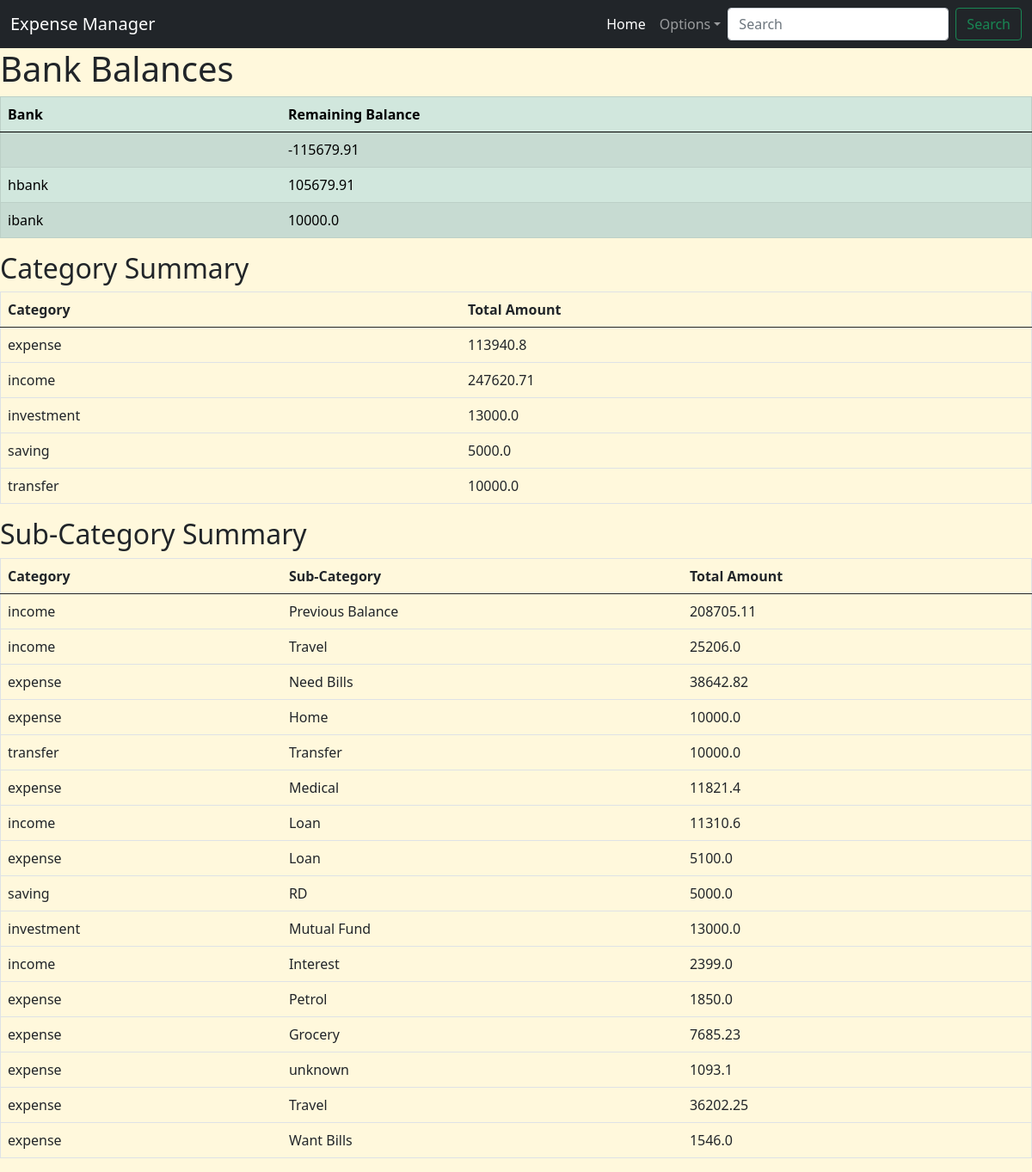
Page /summary on the committed database.
### app.py (models this page shows)
class IncomeExpenseManager(db.Model):
    id = db.Column(db.Integer, primary_key=True)
    date = db.Column(db.Date, nullable=False)
    from_bank = db.Column(db.String(10), nullable=False)
    to_bank = db.Column(db.String(10), nullable=True)
    category = db.Column(db.String(20), nullable=False)
    sub_category = db.Column(db.String(50), nullable=False)
    description = db.Column(db.String(100), nullable=False)
    amount = db.Column(db.Float, nullable=False)

### app.py (the view)
@app.route('/summary')
def category_summary():
    category_summary = db.session.query(IncomeExpenseManager.category, db.func.sum(IncomeExpenseManager.amount).label('total_amount')).group_by(IncomeExpenseManager.category).all()
    sub_category_summary = db.session.query(IncomeExpenseManager.category, IncomeExpenseManager.sub_category, db.func.sum(IncomeExpenseManager.amount).label('total_amount')).group_by(IncomeExpenseManager.category, IncomeExpenseManager.sub_category).order_by(IncomeExpenseManager.amount.label('total_amount').desc()).all()
    from_bank_summary = db.session.query(IncomeExpenseManager.from_bank, db.func.sum(-IncomeExpenseManager.amount).label('balance')).group_by(IncomeExpenseManager.from_bank).all()
    to_bank_summary = db.session.query(IncomeExpenseManager.to_bank, db.func.sum(IncomeExpenseManager.amount).label('balance')).filter(IncomeExpenseManager.to_bank.isnot(None)).group_by(IncomeExpenseManager.to_bank).all()
    bank_balances = {}
    for bank, balance in from_bank_summary:
        bank_balances[bank] = bank_balances.get(bank, 0) + balance
    for bank, balance in to_bank_summary:
        bank_balances[bank] = bank_balances.get(bank, 0) + balance
    return render_template('category_summary.html', category_summary=category_summary, sub_category_summary=sub_category_summary, bank_balances=bank_balances)

### templates/category_summary.html
{% extends 'base.html' %}
{% block content %}
<h1>Bank Balances</h1>
<table class="table table-success table-striped", border="1">
    <thead>
        <tr>
            <th>Bank</th>
            <th>Remaining Balance</th>
        </tr>
    </thead>
    <tbody>
        {% for bank, balance in bank_balances.items() %}
        <tr>
            <td>{{ bank }}</td>
            <td>{{ balance }}</td>
        </tr>
        {% endfor %}
    </tbody>
</table>
<h2>Category Summary</h2>
<table class="table", border="1">
    <thead>
        <tr>
            <th>Category</th>
            <th>Total Amount</th>
        </tr>
    </thead>
    <tbody>
        {% for category, total_amount in category_summary %}
        <tr>
            <td>{{ category }}</td>
            <td>{{ total_amount | round(2) }}</td>
        </tr>
        {% endfor %}
    </tbody>
</table>
<h2>Sub-Category Summary</h2>
<table class="table", border="1">
    <thead>
        <tr>
            <th>Category</th>
            <th>Sub-Category</th>
            <th>Total Amount</th>
        </tr>
    </thead>
    <tbody>
        {% for category, sub_category, total_amount in sub_category_summary %}
        <tr>
            <td>{{ category }}</td>
            <td>{{ sub_category }}</td>
            <td>{{ total_amount | round(2) }}</td>
        </tr>
        {% endfor %}
    </tbody>
</table>
{% endblock %}

### templates/base.html (shortened to what this page needs)
<!DOCTYPE html>
<html lang="en">
<head>
    <link href="https://cdn.jsdelivr.net/npm/bootstrap@5.0.2/dist/css/bootstrap.min.css" rel="stylesheet">
  </head>
<body>
    <header>
        <nav class="navbar navbar-expand-lg navbar-dark bg-dark">
            <div class="container-fluid">
              <a class="navbar-brand" href="{{url_for('index')}}">Expense Manager</a>
              <div class="collapse navbar-collapse" id="navbarSupportedContent">
                <ul class="navbar-nav ms-auto mb-2 mb-lg-0">
                  <li class="nav-item">
                    <a class="nav-link active" aria-current="page" href="{{url_for('index')}}">Home</a>
                  </li>
                  <li class="nav-item dropdown">
                    <a class="nav-link dropdown-toggle" href="#" role="button" data-bs-toggle="dropdown" aria-expanded="false">Options</a>
                  </li>
                </ul>
                <form class="d-flex" role="search">
                  <input class="form-control me-2" type="search" placeholder="Search" aria-label="Search">
                  <button class="btn btn-outline-success" type="submit">Search</button>
                </form>
              </div>
            </div>
          </nav>
    </header>
    <main>
        {% block content %} {% endblock %}
    </main>
</body>
</html>

### templates/base.html (style rules this page uses)
body { background-color: cornsilk; }

### rows in the picture
IncomeExpenseManager: to_bank "ibank", amount "10000.0", category "transfer", sub_category "Transfer"
IncomeExpenseManager: category "saving", amount "5000.0", sub_category "RD"
IncomeExpenseManager: category "income", sub_category "Previous Balance", amount "208705.11"
IncomeExpenseManager: category "income", sub_category "Travel", amount "25206.0"
IncomeExpenseManager: category "expense", sub_category "Home", amount "10000.0"

### other values in the picture
{{ balance }} "-115679.91" "105679.91"
{{ bank }} "hbank"
{{ category }} "expense" "income" "investment"
{{ total_amount | round(2) }} "113940.8" "247620.71" "13000.0"
{{ category }} "expense" "expense" "income" "expense" "investment" "income" "expense" "expense" "expense" "expense" "expense"
{{ sub_category }} "Need Bills" "Medical" "Loan" "Loan" "Mutual Fund" "Interest" "Petrol" "Grocery" "unknown" "Travel" "Want Bills"
{{ total_amount | round(2) }} "38642.82" "11821.4" "11310.6" "5100.0" "13000.0" "2399.0" "1850.0" "7685.23" "1093.1" "36202.25" "1546.0"
